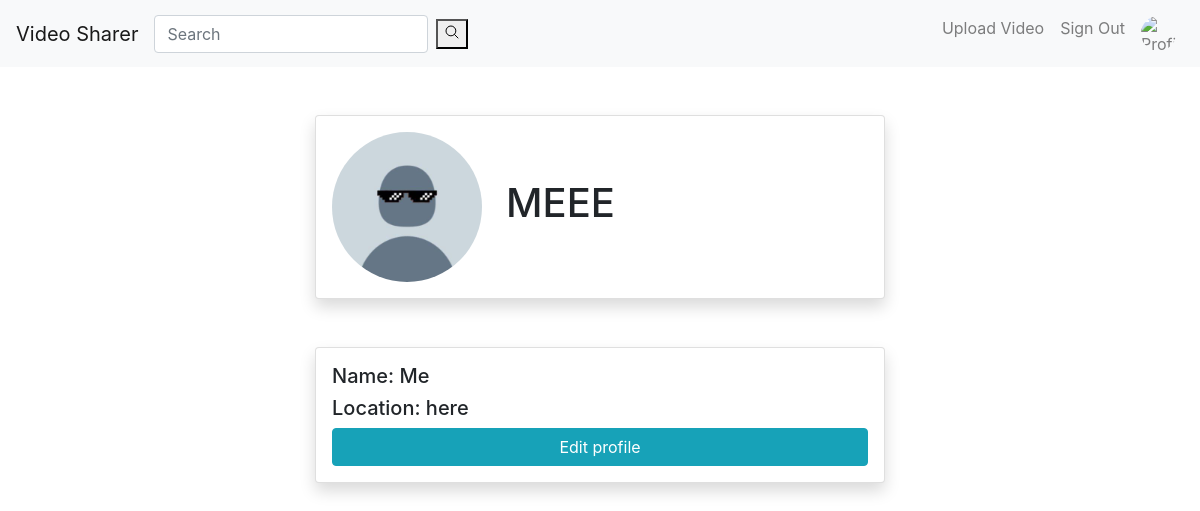
/profiles/1/ (signed in), run on the app's committed database.
### profiles/models.py (models this page shows, shortened)
class Profile(models.Model):
    user = models.OneToOneField(User, on_delete=models.CASCADE)
    name = models.CharField(max_length=100, blank=True)
    location = models.CharField(max_length=100, blank=True)
    image = models.ImageField(upload_to='uploads/profile_pics', blank=True)

### profiles/views.py (the view)
# urls.py: path('<int:pk>/', ProfileView.as_view(), name='profile'),
class ProfileView(View):
    def get(self, request, pk, *args, **kwargs):
        profile = get_object_or_404(Profile, pk=pk)
        videos = Video.objects.all().filter(uploader=pk).order_by('-date_posted')
        context = {
            'profile': profile,
            'videos': videos,
        }
        return render(request, 'profiles/profile.html', context)

### profiles/templates/profiles/profile.html (shortened to what this page needs)
{% extends 'videos/base.html' %}
{% block content %}
<div class="container">
    <div class="row justify-content-center mt-5">
        <div class="card col-md-6 col-sm-12 col-xs-12 d-flex flex-row align-items-center p-3 shadow">
            <img class="rounded-circle mr-4" height="150" width="150" src="{{ profile.image.url }}">
            <h1>{{ profile.user.username }}</h1>
        </div>
    </div>
    <div class="row justify-content-center mt-5">
        <div class="card col-md-6 col-sm-12 col-xs-12 p-3 shadow">
            <h5>Name: {{ profile.name }}</h5>
            <h5>Location: {{ profile.location }}</h5>
            <a href="{% url 'update-profile' profile.pk %}" class="btn btn-info">Edit profile</a>
        </div>
    </div>
</div>
{% endblock %}

### data on the page
Profile: image (placeholder picture), user.username "MEEE", name "Me", location "here"
